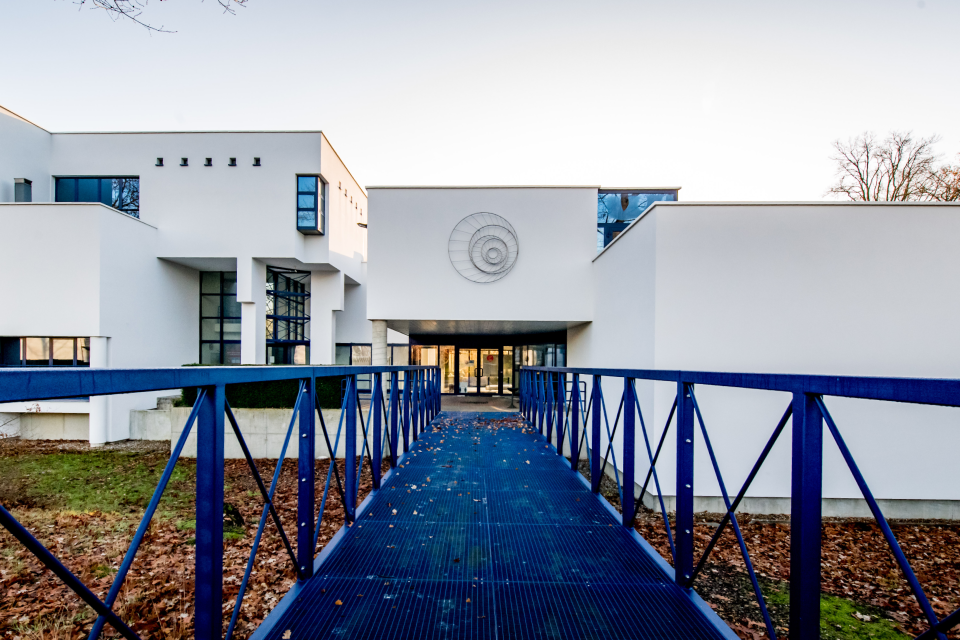
#> input picture deel2/edm_image.png, 960 x 640 px, found by its file name
$ python main.py
#> lines starting #> are read from the running program, lines starting #| are printed output that depends on the picture; after the words box and inside, x2 and y2 are one past the last pixel; in counts of white or black regions, pixels touching at a corner belong together
from sre_constants import SUCCESS
import cv2
import numpy as np


capture = cv2.VideoCapture("deel2\IMG_4011.mp4") #the video which we search the image on
targetImg = cv2.imread("deel2\edm_image.png") #the image to detect
#> targetImg is the input picture: shape (640, 960, 3); mean B, G, R 161.8, 150.8, 146
overLayImg = cv2.imread("deel2\davy.jpg") #the picture we place
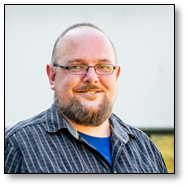
#> input picture deel2/davy.jpg, 188 x 187 px, found by its file name
#> overLayImg is the input picture: shape (187, 188, 3); mean B, G, R 184.3, 181.8, 184


height,width,c = targetImg.shape
#> height = 640; width = 960; c = 3
overLayImg = cv2.resize(overLayImg, (width, height))
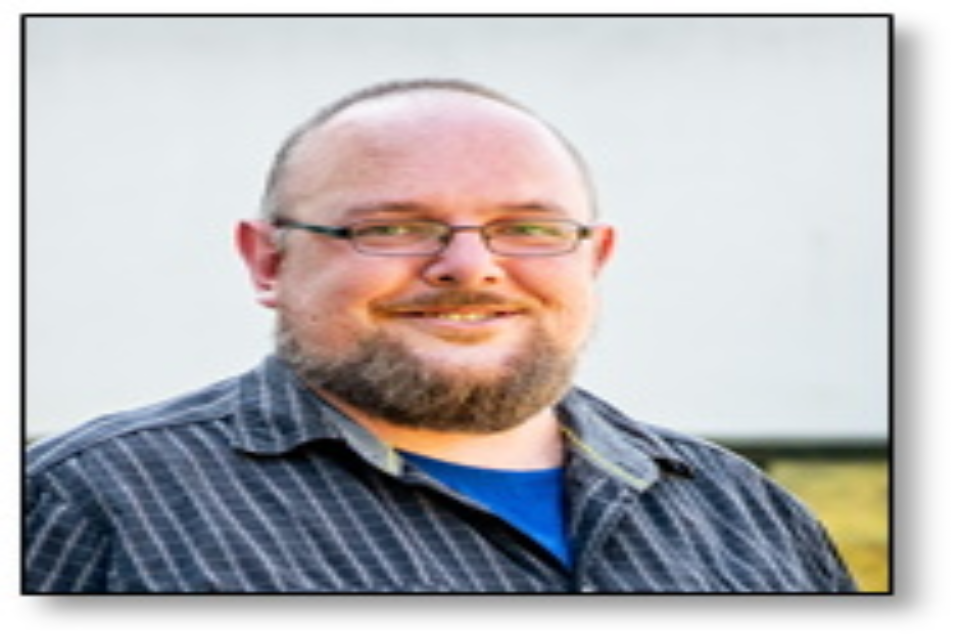
#> overLayImg: shape (640, 960, 3); mean B, G, R 184.2, 181.7, 183.9

orb = cv2.ORB_create(nfeatures=1000)
kp1, des1 = orb.detectAndCompute(targetImg,None)
#> kp1 = 1000 keypoints; strongest (x, y, size): (476, 390, 31), (481, 389, 31), (475, 389, 37.2), (481, 390, 37.2)


while capture.isOpened():
    status,frame = capture.read()
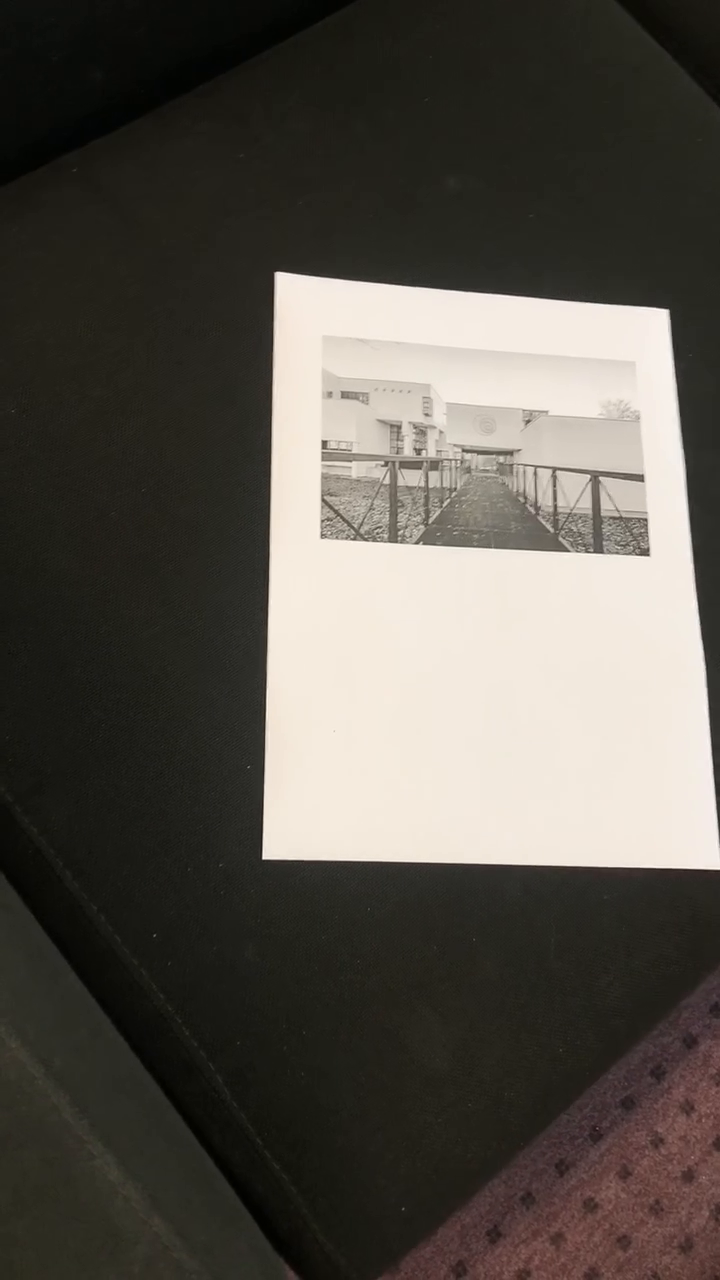
#> input picture frame 25 of deel2/IMG_4011.mp4, 720 x 1280 px
#> frame is the input picture: shape (1280, 720, 3); mean B, G, R 76.3, 83.6, 88.1

    kp2, des2 = orb.detectAndCompute(frame,None)
#> kp2 = 1000 keypoints; strongest (x, y, size): (263, 858, 31), (278, 275, 92.6), (264, 857, 44.6), (276, 274, 77.1)


    bfMatcher = cv2.BFMatcher()

    matches = bfMatcher.knnMatch(des1,des2,k=2)
#> matches = 1000 matches
    goodMatches =[]
    for m,n in matches:
        if m.distance <0.75 * n.distance:
            goodMatches.append(m)
#> after the loop, goodMatches = 25 matches

    imgFeatures = cv2.drawMatches(targetImg,kp1,frame,kp2,goodMatches,None,flags=2)
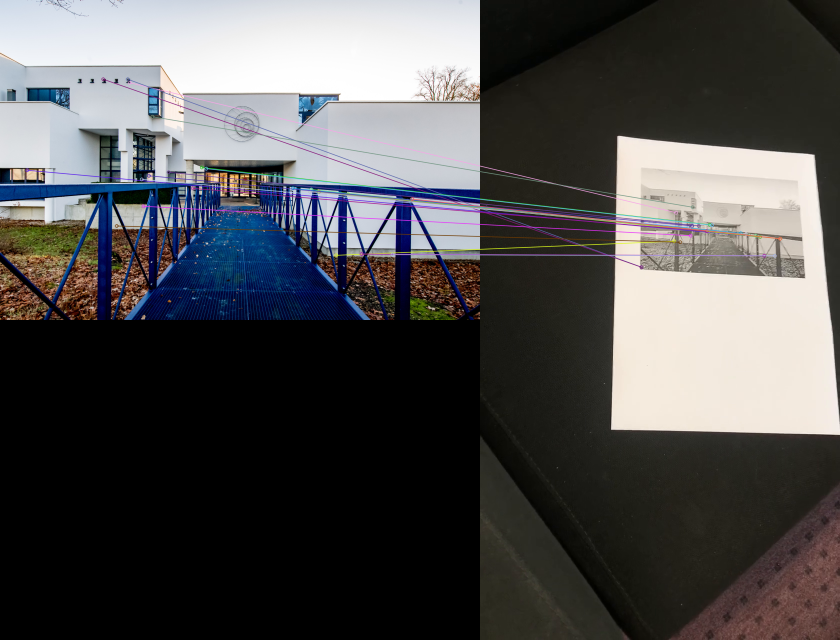
#> imgFeatures: shape (1280, 1680, 3) (shown at 1/2 size); mean B, G, R 79.3, 78.8, 79.7

    if len(goodMatches)> 20:
        srcpts = np.float32([kp1[m.queryIdx].pt for m in goodMatches]).reshape(-1,1,2)
#> srcpts = 25 rows, first 8: [259, 165], [255, 158], [206, 158], [54, 340], [622.1, 378.4], [636.6, 381.5], [671.8, 510.1], [304.6, 232.9]
        dstpts = np.float32([kp2[m.trainIdx].pt for m in goodMatches]).reshape(-1,1,2)
#> dstpts = 25 rows, first 8: [391.7, 424.8], [322.5, 533.9], [322.5, 533.9], [559.9, 473.5], [551, 471], [600, 477], [388, 482], [425, 414]

        matrix, mask = cv2.findHomography(srcpts,dstpts,cv2.RANSAC,5)
#> matrix = [[0.356, -0.0476, 323.6], [0.0435, 0.263, 335.6], [5.33e-05, -0.000115, 1]]; mask = 25 values, max 1 at index 7, min 0 at index 0, mean 0.64


        pts = np.float32([[0,0],[0,height],[width,height],[width,0]]).reshape(-1,1,2)
#> pts = [[0, 0], [0, 640], [960, 640], [960, 0]]
        dst = cv2.perspectiveTransform(pts,matrix)
#> dst = [[323.6, 335.6], [316.5, 543.8], [649.8, 558.1], [633.3, 359]]

        imgWarp = cv2.warpPerspective(overLayImg,matrix,(frame.shape[1],frame.shape[0]))

        maskNew = np.zeros((frame.shape[0],frame.shape[1]), np.uint8)
        cv2.fillPoly(maskNew,[np.int32(dst)], (255,255,255) )
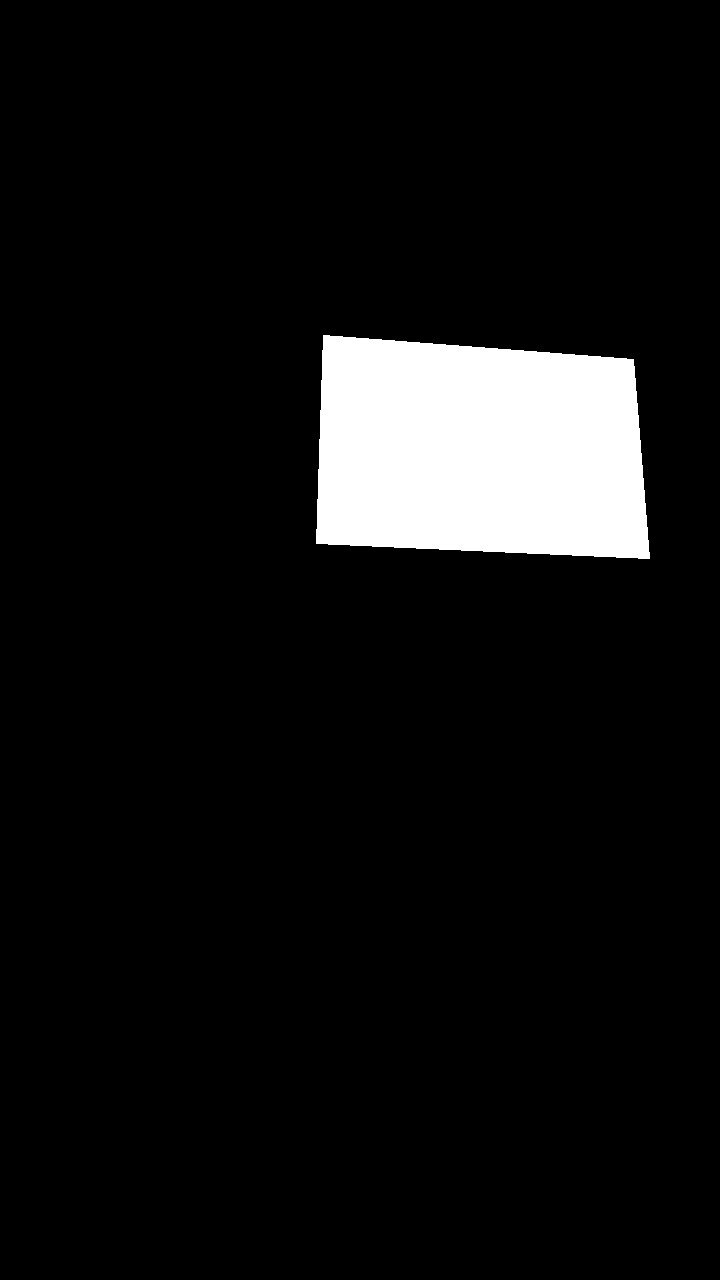
#> maskNew: shape (1280, 720); 7.1% white; 1 white region, box (x1, y1, x2, y2) and area: (316, 335, 650, 559) 65864
        maskInv = cv2.bitwise_not(maskNew)
        imAug = frame.copy()

        imAug = cv2.bitwise_and(imAug, imAug, mask=maskInv)

        imAug = cv2.bitwise_or(imAug,imgWarp)
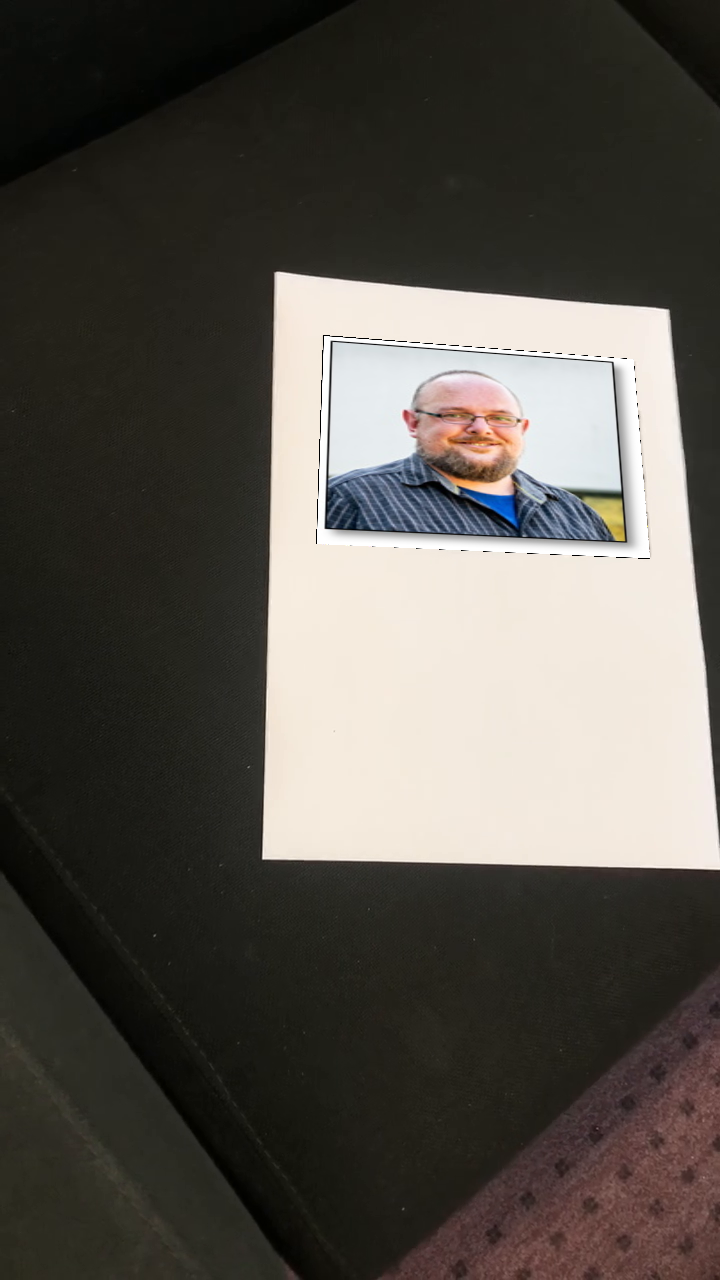
#> imAug: shape (1280, 720, 3); mean B, G, R 77, 83.3, 87.3

        cv2.imshow("features",imAug)
    cv2.waitKey(30)
